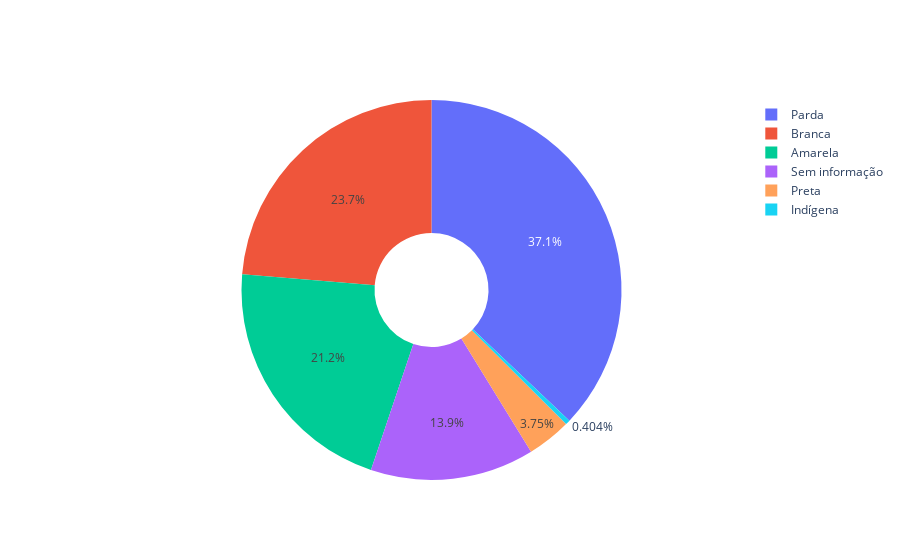

Notebook code for this chart:
### Code cell
ethinicities_vax_list = ['Amarela', 'Branca', 'Parda', 'Preta', 'Sem informação', 'Indígena']
ethinicities_vax_value_counts_list = [593652, 664898, 1040425, 105218, 391266, 11331]

fig = go.Figure(data=[go.Pie(labels = ethinicities_vax_list, 
                            values = ethinicities_vax_value_counts_list, hole=.3)])
fig.show()

### Figure 1 — Plotly figure (JSON) as saved in the notebook; plotly's stock layout.template omitted (floating-point values rounded to 4 significant figures)
{"data": [{"hole": 0.3, "labels": ["Amarela", "Branca", "Parda", "Preta", "Sem informação", "Indígena"], "type": "pie", "values": [593652, 664898, 1040425, 105218, 391266, 11331]}], "layout": {}}
